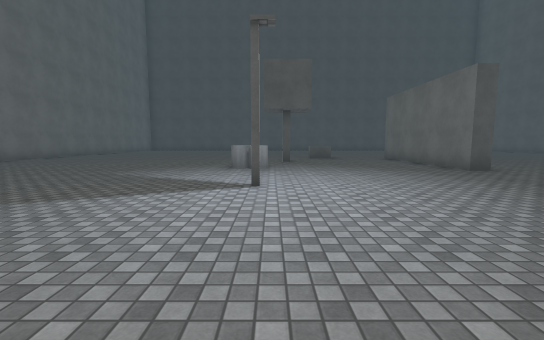
[1] (above)

24 first-person views from a walk through a 3-D level made in the Unity game engine. The camera is 1.4 m above the floor, tilts 6° down and sees 90° across. The floor is counted in squares, 2 m on a side. Each view is taken from the middle of a square. On the plan, view 1 faces up. The plan holds only what a view shows up to about 9 squares ahead; the rest is blank. The player character is not drawn. Surface patterns are stand-ins for the level's own textures.

[2]
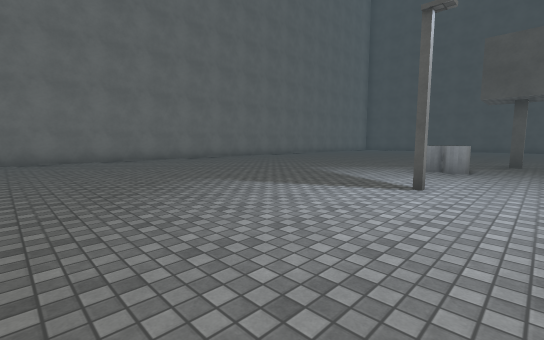

[3]
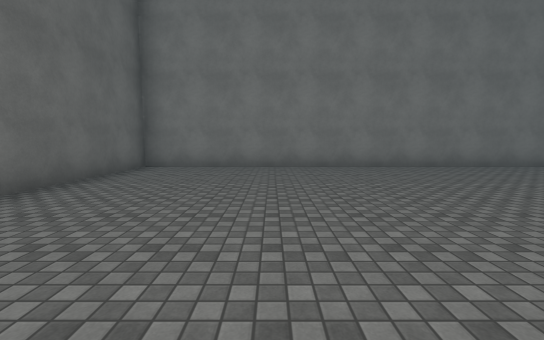

[4]
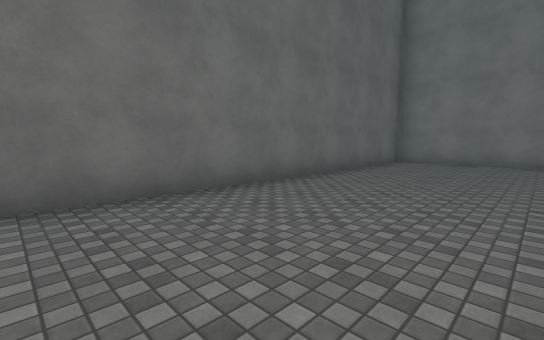

[5]
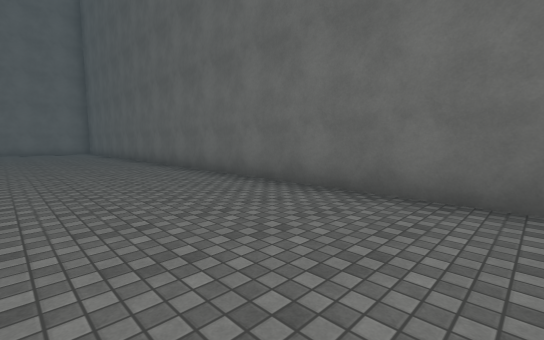

[6]
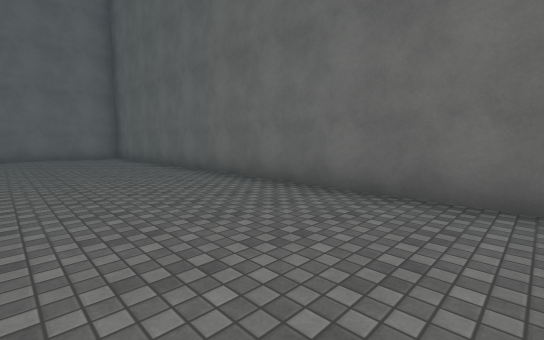

[7]
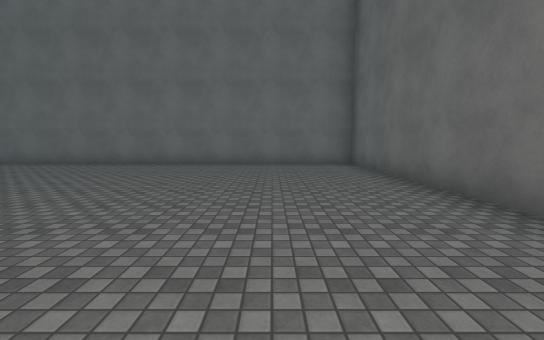

[8]
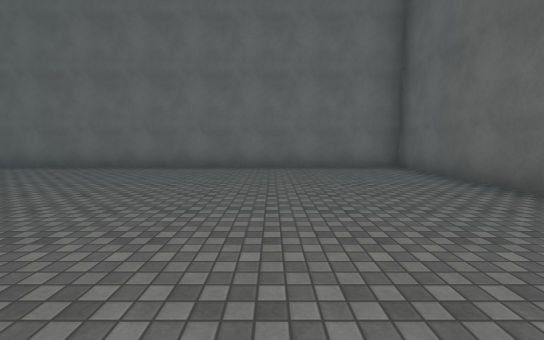

[9]
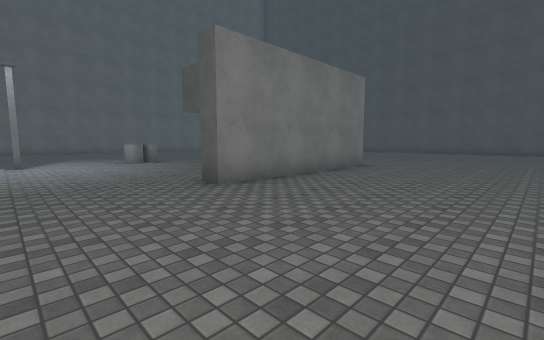

[10]
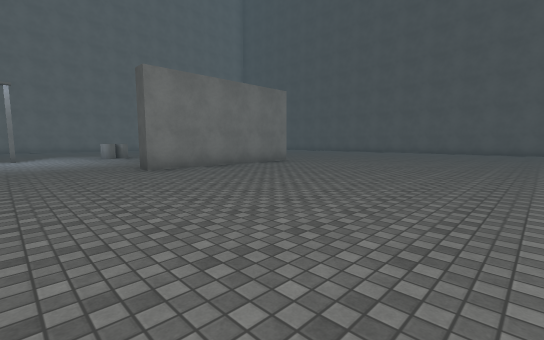

[11]
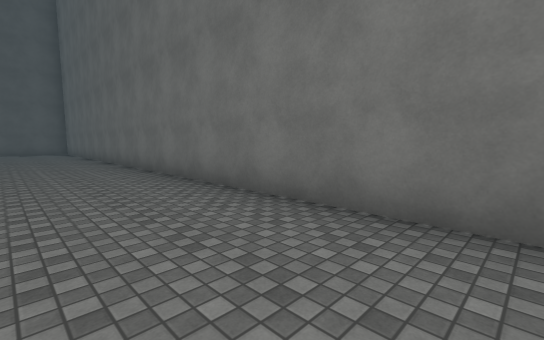

[12]
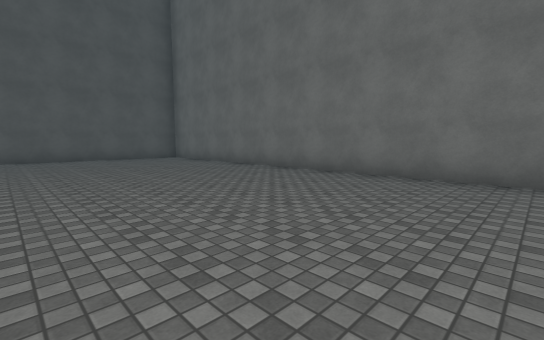

[13]
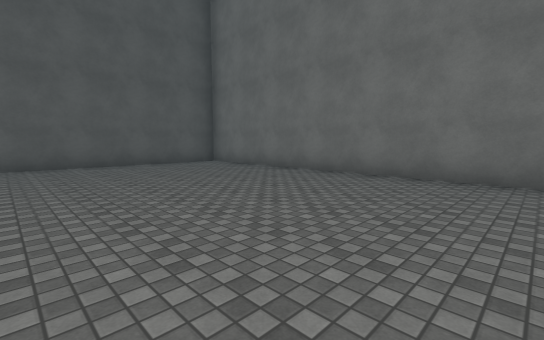

[14]
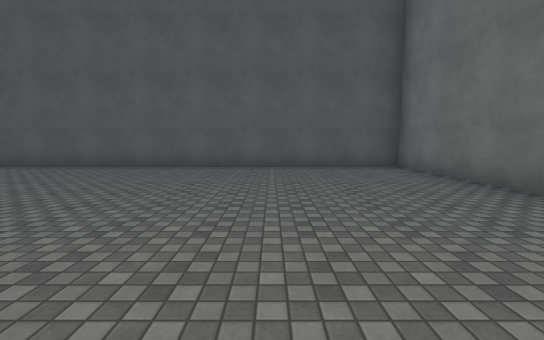

[15]
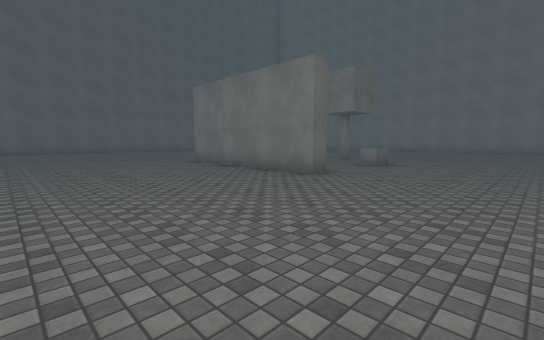

[16]
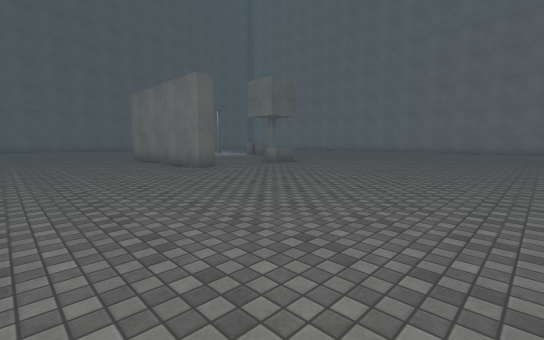

[17]
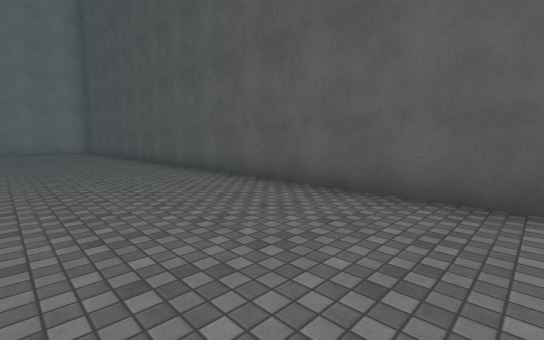

[18]
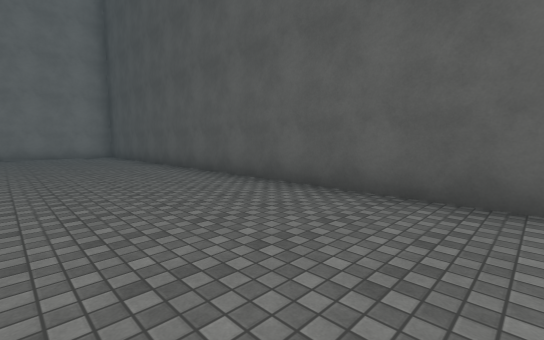

[19]
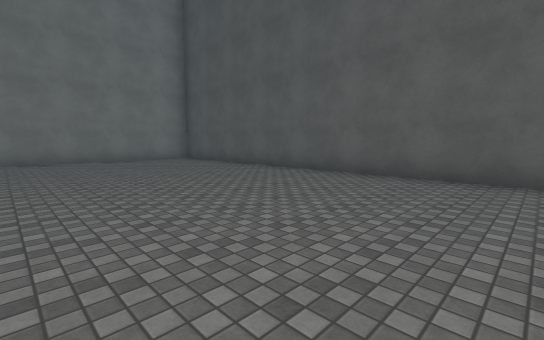

[20]
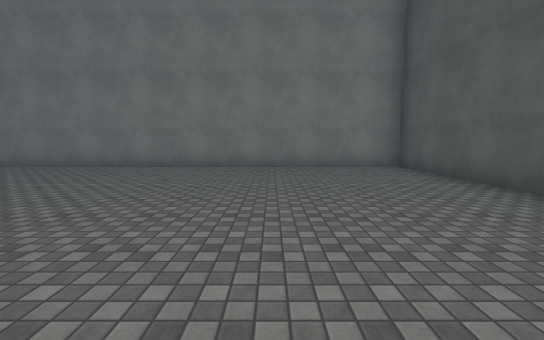

[21]
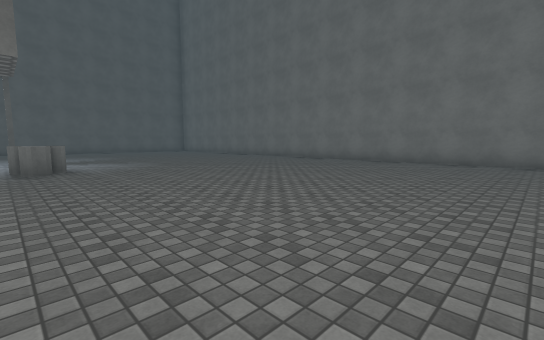

[22]
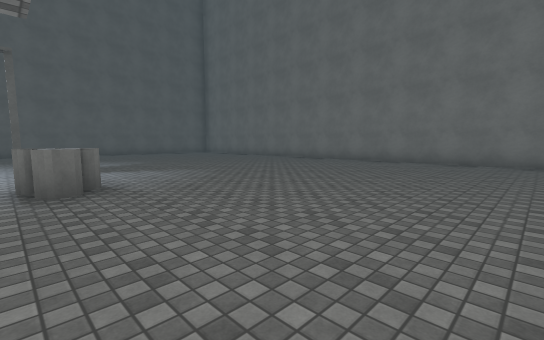

[23]
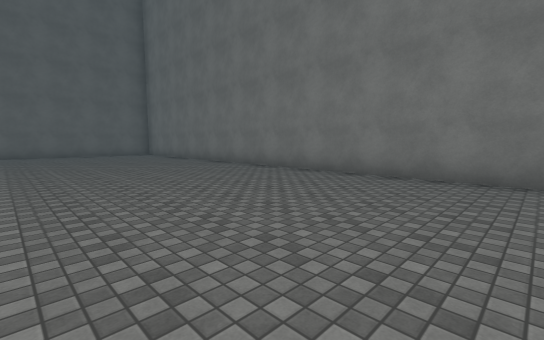

[24]
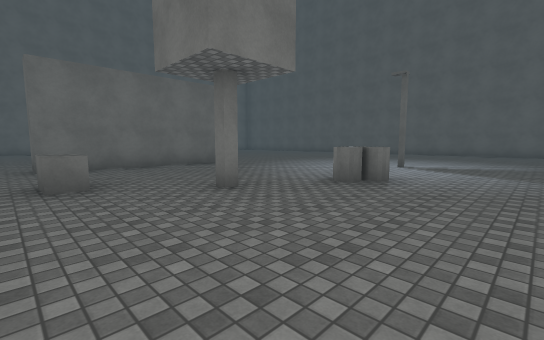

### Floor plan
Points are (right, up) in squares from view 1. A wall is a line through its corners. A room is listed if a view was taken in it or the views show most of it. See-through windows are left out.
Room 1 (views 1, 2, 3, 4, 5, 6, 7, 8, 9, 10, 11, 12, 13, 14, 15, 16, 17, 18, 19, 20, 21, 22, 23, 24)
walls: (4.7, 6.5) (4.7, 11.5) (5.3, 11.5) (5.3, 6.5) (4.7, 6.5); (-9.5, -3.5) (15.5, -3.5) (15.5, 21.5) (-9.5, 21.5) (-9.5, -3.5)
objects: other object (-1, 7) to (0, 7); other object (2, 11)

Positions as (right, up) in squares from view 1, and headings:
1: (0, 0), facing up
2: (1, 0), facing up-left
3: (-2, 0), facing left
4: (0, 0), facing down-left
5: (-2, 0), facing down-right
6: (3, 0), facing down-right
7: (7, -1), facing right
8: (8, 0), facing right
9: (9, 4), facing up-left
10: (12, 4), facing up-left
11: (13, 4), facing up-right
12: (10, 10), facing up-right
13: (10, 13), facing up-right
14: (12, 14), facing up
15: (10, 15), facing down-left
16: (9, 18), facing down-left
17: (8, 18), facing up-left
18: (4, 18), facing up-left
19: (1, 16), facing up-left
20: (-2, 18), facing left
21: (0, 15), facing down-left
22: (0, 12), facing down-left
23: (-4, 11), facing down-left
24: (-3, 12), facing down-right
